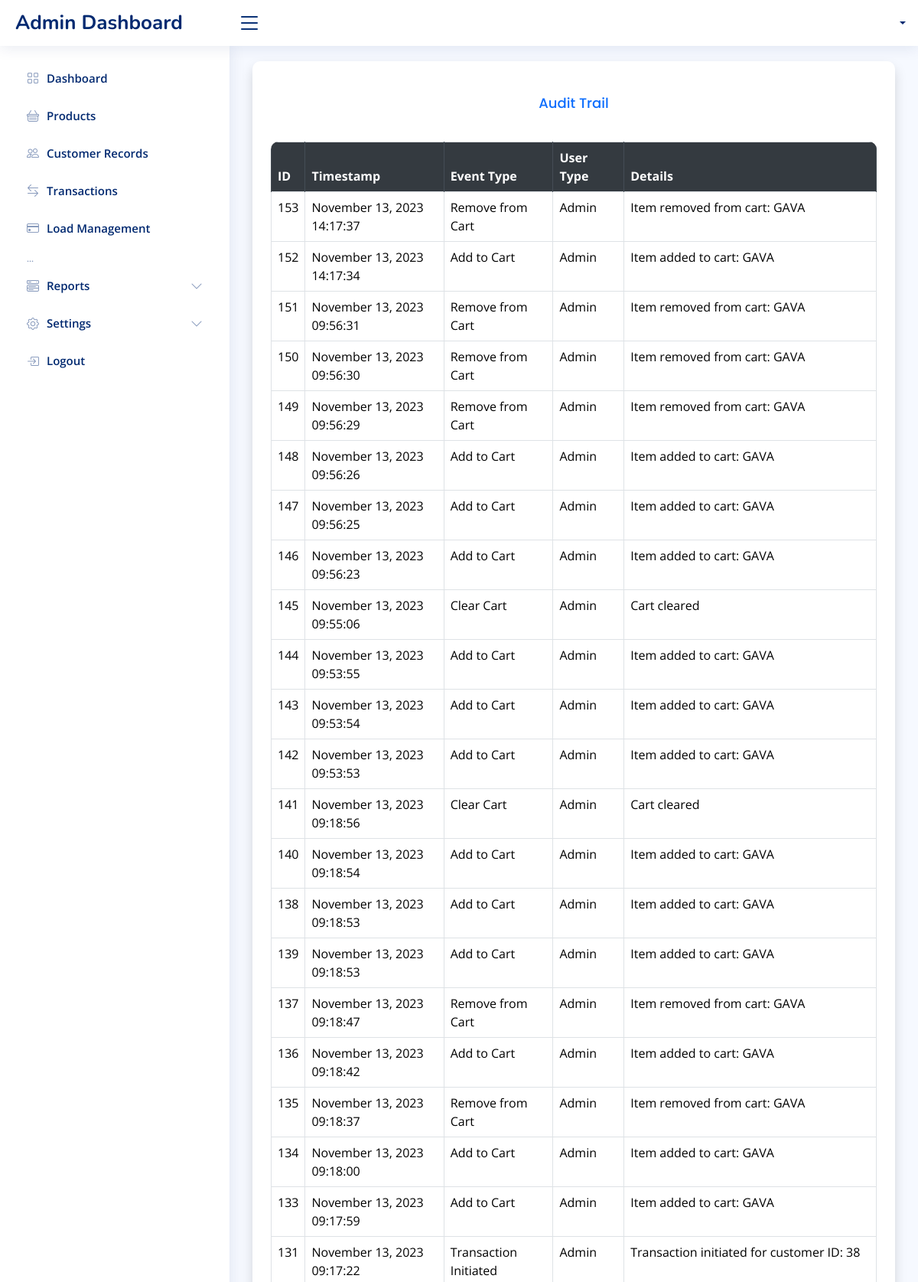
Screenshot of /settings/audit_trail.php (upper part) with the database file from the repository.
### tables this page shows
CREATE TABLE `audit_log` (
  `id` int(11) NOT NULL AUTO_INCREMENT,
  `timestamp` timestamp NOT NULL DEFAULT current_timestamp(),
  `event_type` varchar(255) NOT NULL,
  `user_type` varchar(50) NOT NULL,
  `details` text DEFAULT NULL,
  PRIMARY KEY (`id`)
);

### settings/audit_trail.php (the view, shortened to what this page needs)
<?php
include "../db_conn.php";
$auditQuery = "SELECT * FROM audit_log ORDER BY timestamp DESC";
$auditResult = $con->query($auditQuery);
include '../includes/header.php';
include '../includes/navbar.php';
include '../includes/sidebar.php';
?>
<main id="main" class="main">
    <section class="section dashboard">
        <div class="row justify-content-center">
            <div class="col-lg-12">
                <div class="card border-0 shadow p-4">
                    <h5 class="card-title text-center text-primary mb-4">Audit Trail</h5>
                    <div class="table-responsive">
                        <table class="datatable table table-hover table-bordered">
                            <thead class="thead-dark">
                                <tr>
                                    <th>ID</th>
                                    <th>Timestamp</th>
                                    <th>Event Type</th>
                                    <th>User Type</th>
                                    <th>Details</th>
                                </tr>
                            </thead>
                            <tbody>
                                <?php while ($row = $auditResult->fetch_assoc()) { ?>
                                    <tr class="table-row" data-href="viewtransac.php?id=<?php echo $row['id']; ?>">
                                        <td><?php echo $row['id']; ?></td>
                                        <td><?php echo date('F j, Y H:i:s', strtotime($row['timestamp'])); ?></td>
                                        <td><?php echo $row['event_type']; ?></td>
                                        <td><?php echo $row['user_type']; ?></td>
                                        <td><?php echo $row['details']; ?></td>
                                    </tr>
                                <?php } ?>
                            </tbody>
                        </table>
                    </div>
                </div>
            </div>
        </div>
    </section>
</main>
<?php include '../includes/footer.php'; ?>

### assets/css/style.css (style rules this page uses)
:root { scroll-behavior: smooth; }
body { font-family: "Open Sans", sans-serif; background: #f6f9ff; color: #444444; }
h1, h2, h3, h4, h5, h6 { font-family: "Nunito", sans-serif; }
#main { margin-top: 60px; padding: 20px 30px; transition: all 0.3s; }
.card { margin-bottom: 30px; border: none; border-radius: 5px; box-shadow: 0px 0 30px rgba(1, 41, 112, 0.1); }
.card-title { padding: 20px 0 15px 0; font-size: 18px; font-weight: 500; color: #012970; font-family: "Poppins", sans-serif; }
@media (min-width: 1200px) { #main, #footer { margin-left: 300px; } }

### settings/audit_trail.php (style rules this page uses)
.card { background-color: #fff; border-radius: 10px; box-shadow: 0 0 20px rgba(0, 0, 0, 0.1); }
.table { border-radius: 10px; overflow: hidden; }
.table thead th { background-color: #343a40; color: #fff; border-color: #454d55; cursor: pointer; }
.table tbody tr:nth-child(even) { background-color: #f8f9fa; }
.table tbody tr:nth-child(odd) { background-color: #ffffff; }

### rows the page displays
audit_log: id "153", timestamp "November 13, 2023 14:17:37", event_type "Remove from Cart", user_type "Admin", details "Item removed from cart: GAVA"
audit_log: id "152", timestamp "November 13, 2023 14:17:34", event_type "Add to Cart", user_type "Admin", details "Item added to cart: GAVA"
audit_log: id "151", timestamp "November 13, 2023 09:56:31", event_type "Remove from Cart", user_type "Admin", details "Item removed from cart: GAVA"
audit_log: id "150", timestamp "November 13, 2023 09:56:30", event_type "Remove from Cart", user_type "Admin", details "Item removed from cart: GAVA"
audit_log: id "149", timestamp "November 13, 2023 09:56:29", event_type "Remove from Cart", user_type "Admin", details "Item removed from cart: GAVA"
audit_log: id "148", timestamp "November 13, 2023 09:56:26", event_type "Add to Cart", user_type "Admin", details "Item added to cart: GAVA"
audit_log: id "147", timestamp "November 13, 2023 09:56:25", event_type "Add to Cart", user_type "Admin", details "Item added to cart: GAVA"
audit_log: id "146", timestamp "November 13, 2023 09:56:23", event_type "Add to Cart", user_type "Admin", details "Item added to cart: GAVA"
audit_log: id "145", timestamp "November 13, 2023 09:55:06", event_type "Clear Cart", user_type "Admin", details "Cart cleared"
audit_log: id "144", timestamp "November 13, 2023 09:53:55", event_type "Add to Cart", user_type "Admin", details "Item added to cart: GAVA"
audit_log: id "143", timestamp "November 13, 2023 09:53:54", event_type "Add to Cart", user_type "Admin", details "Item added to cart: GAVA"
audit_log: id "142", timestamp "November 13, 2023 09:53:53", event_type "Add to Cart", user_type "Admin", details "Item added to cart: GAVA"
audit_log: id "141", timestamp "November 13, 2023 09:18:56", event_type "Clear Cart", user_type "Admin", details "Cart cleared"
audit_log: id "140", timestamp "November 13, 2023 09:18:54", event_type "Add to Cart", user_type "Admin", details "Item added to cart: GAVA"
audit_log: id "138", timestamp "November 13, 2023 09:18:53", event_type "Add to Cart", user_type "Admin", details "Item added to cart: GAVA"
audit_log: id "139", timestamp "November 13, 2023 09:18:53", event_type "Add to Cart", user_type "Admin", details "Item added to cart: GAVA"
audit_log: id "137", timestamp "November 13, 2023 09:18:47", event_type "Remove from Cart", user_type "Admin", details "Item removed from cart: GAVA"
audit_log: id "136", timestamp "November 13, 2023 09:18:42", event_type "Add to Cart", user_type "Admin", details "Item added to cart: GAVA"
audit_log: id "135", timestamp "November 13, 2023 09:18:37", event_type "Remove from Cart", user_type "Admin", details "Item removed from cart: GAVA"
audit_log: id "134", timestamp "November 13, 2023 09:18:00", event_type "Add to Cart", user_type "Admin", details "Item added to cart: GAVA"
audit_log: id "133", timestamp "November 13, 2023 09:17:59", event_type "Add to Cart", user_type "Admin", details "Item added to cart: GAVA"
audit_log: id "131", timestamp "November 13, 2023 09:17:22", event_type "Transaction Initiated", user_type "Admin", details "Transaction initiated for customer ID: 38"
